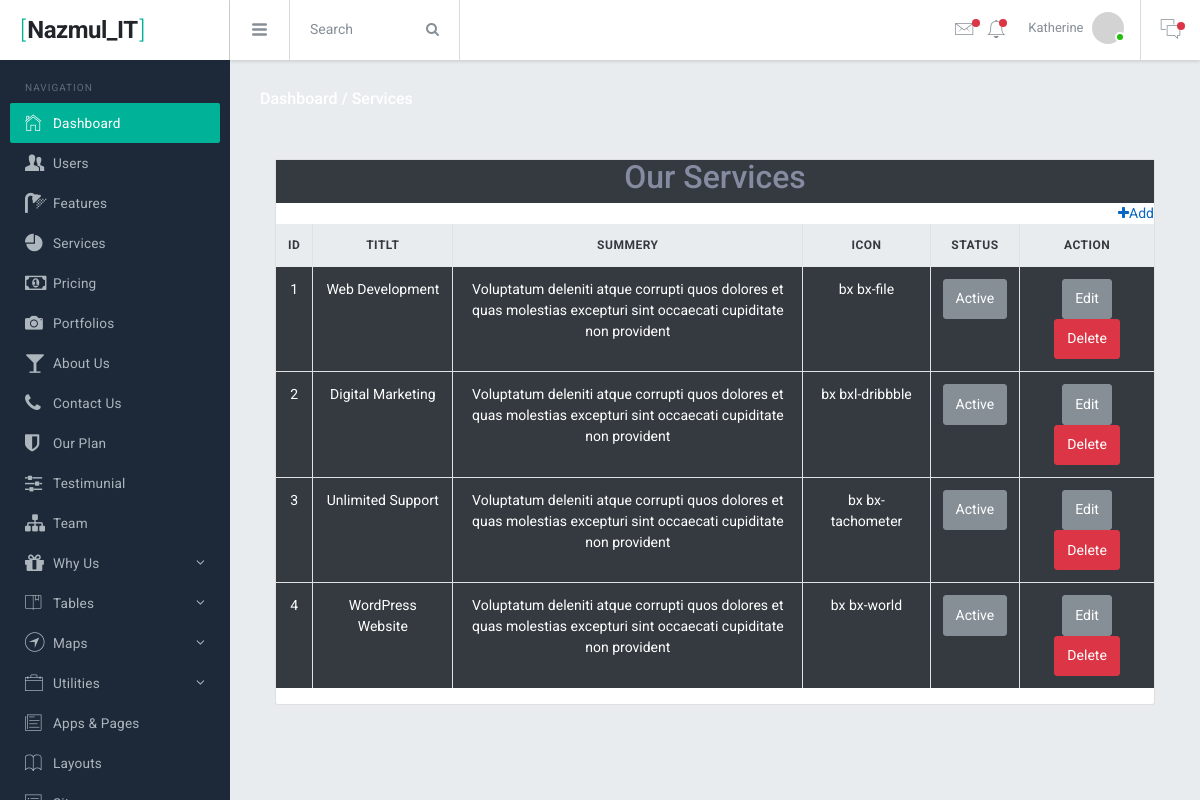
The page /Dashboard/service.php (signed in) on the database as committed earlier.
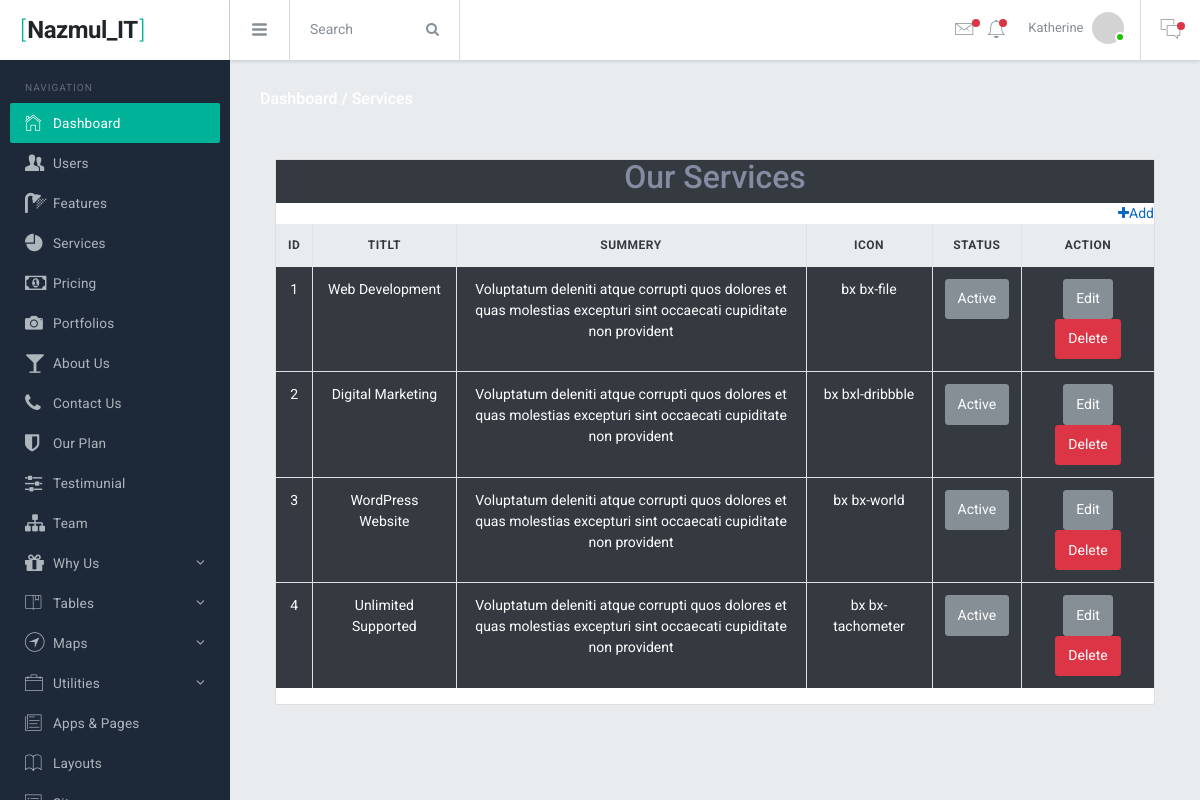
The same page on the database as committed later.
### tables this page shows
CREATE TABLE `services` (
  `id` int(10) UNSIGNED NOT NULL,
  `title` varchar(255) DEFAULT NULL,
  `description` text DEFAULT NULL,
  `icon` varchar(255) DEFAULT NULL,
  `status` tinyint(11) NOT NULL DEFAULT 1
);

### Dashboard/service.php (the view, shortened to what this page needs)
<?php
  require_once'../db.php';
  $select="SELECT * FROM services";
  $services=mysqli_query($db, $select);
  include'include/header.php';
?>
<div class="br-mainpanel">
  <div class="pd-30">
    <h6 class="tx-gray-800 mg-b-5">
      <a class="tx-white" href="dashboard.php">Dashboard /</a>
      <a class="tx-white" href="#">Services</a>
    </h6>
  </div>
  <div class="br-pagebody mg-t-5 pd-x-30">
    <div class="col-12 m-auto">
      <div class="card mt-sm-3">
        <table class="table table-bordered mt-30 text-center">
          <div class="text-center bg-dark">
            <h2>Our Services</h2>
          </div>
            <a class="text-right" href="add-service.php"><i class="fa fa-plus"></i>Add</a>
          <thead class="thead-light">
            <tr>
            <th class="text-center">ID</th>
              <th class="text-center">Titlt</th>
              <th class="text-center" style="width:350px">Summery</th>
              <th class="text-center">Icon</th>
              <th class="text-center">Status</th>
              <th class="text-center">Action</th>
            </tr>
          </thead>
          <tbody class="tx-white">
            <?php
              foreach ($services as $key => $service) {
                ?>
              <tr>
                <td class="bg-dark"><?php echo ++$key?></td>
                <td class="bg-dark"><?php echo $service['title'];?></td>
                <td class="bg-dark"><?php echo $service['description'];?></td>
                <td class="bg-dark"><?php echo $service['icon'];?></td>
                <td class="bg-dark"><?php
                      if ($service['status']==1) {
                        ?>
                        <a href="status/s-status.php?sstatus_id=<?php echo $service['id']?>" class="btn btn-secondary">Active</a>
                        <?php
                      }else{
                        ?>
                        <a href="status/s-status.php?sstatus_id=<?php echo $service['id']?>" class="btn btn-danger">Deactive</a>
                        <?php
                      }
                    ?>
                </td>
                <td class="bg-dark">
                  <?php
                    if ($service['status']==1) {
                      ?>
                        <a href="#?edit_id=<?php echo$service['id']?>" class="btn btn-secondary">Edit</a>
                        <a href="delete/s-delete.php?delete_id=<?php echo$service['id']?>" class="btn btn-danger">Delete</a>
                      <?php
                    }else{
                      ?>
                        <a class="btn btn-danger">Not Allow</a>
                      <?php
                    }
                  ?>
                </td>
              </tr>
              <?php
              }
            ?>
          </tbody>
        </table>
      </div>
    </div>
  </div>
</div>
<?php include'include/footer.php'?>

Rows that differ between the two databases and show on the page:
removed services: title "Unlimited Support", description "Voluptatum deleniti atque corrupti quos dolores et quas molestias excepturi sint occaecati cupiditate non provident", icon "bx bx-tachometer"
added services: title "Unlimited Supported", description "Voluptatum deleniti atque corrupti quos dolores et quas molestias excepturi sint occaecati cupiditate non provident", icon "bx bx-tachometer"
